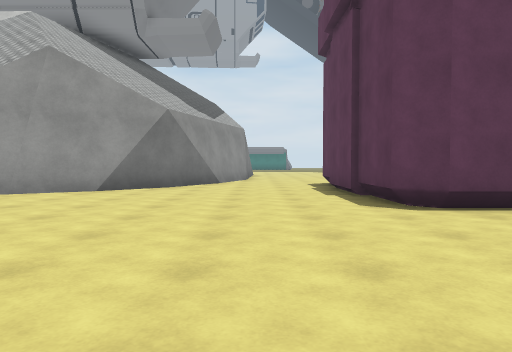
View 1 (above)

24 first-person views from a walk through a Unity game level. The camera is 1.2 m above the floor, tilts 2° down and sees 70° across. The floor is counted in squares, 2 m on a side. Each view is taken from the middle of a square. On the plan, view 1 faces up. The plan holds only what a view shows up to about 10 squares ahead; the rest is blank. The place goes on beyond the plan. The player is left out. Some surface patterns are stand-ins.

View 2
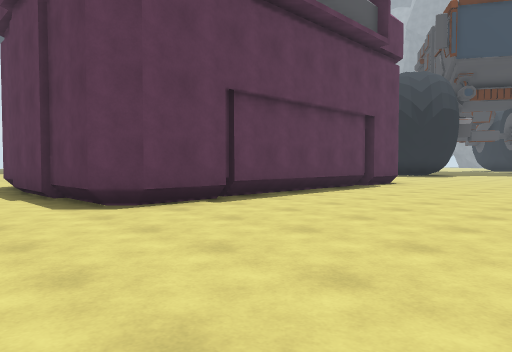

View 3
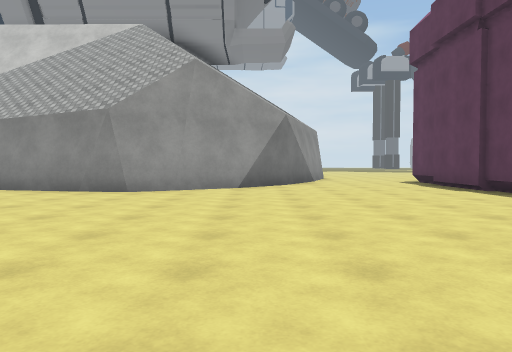

View 4
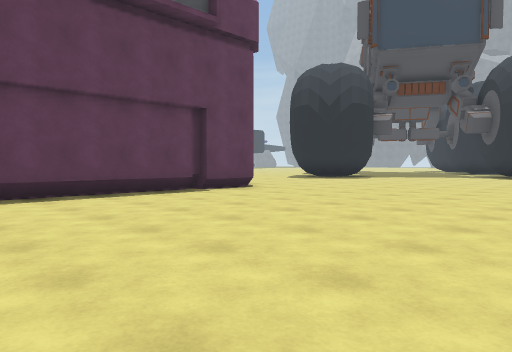

View 5
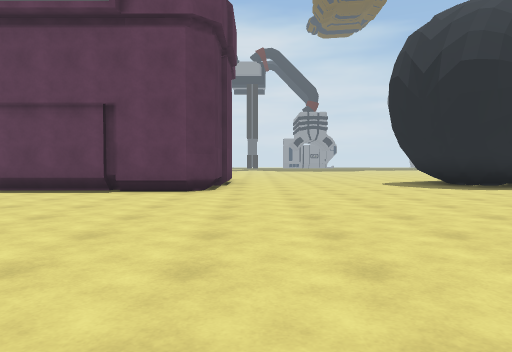

View 6
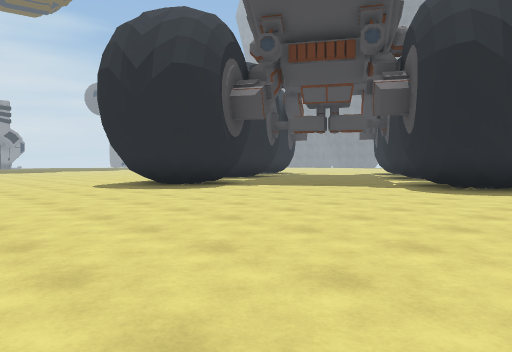

View 7
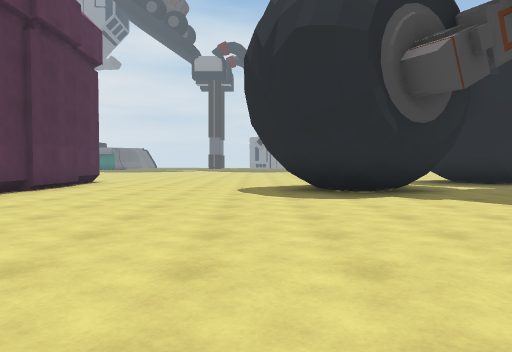

View 8
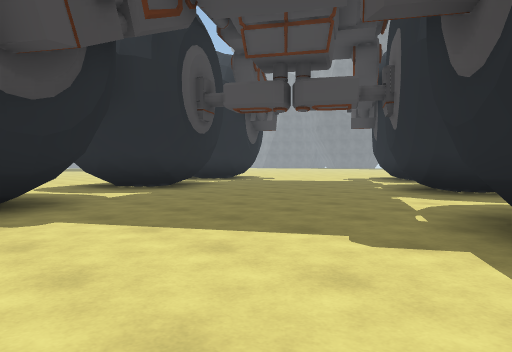

View 9
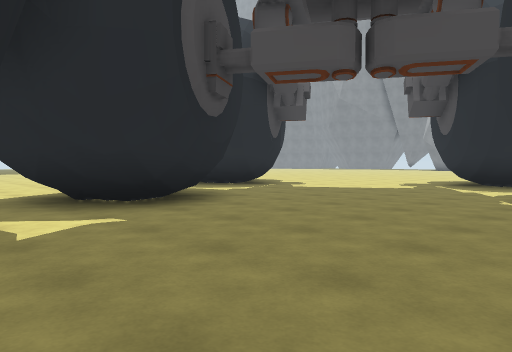

View 10
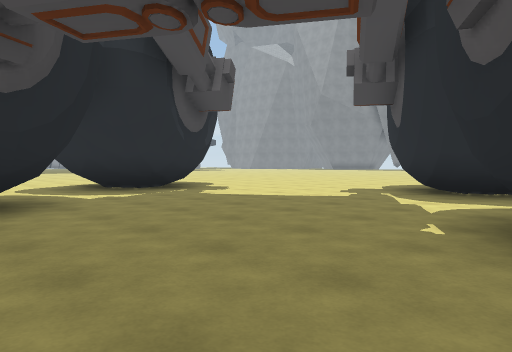

View 11
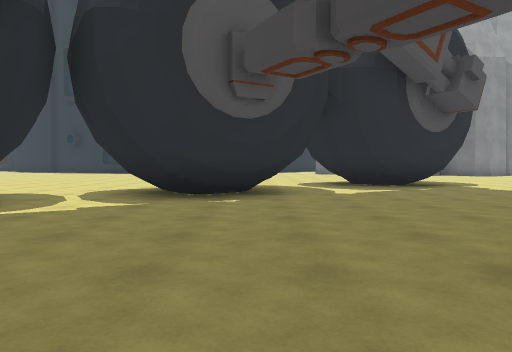

View 12
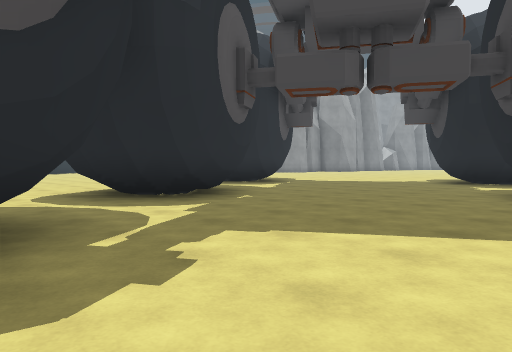

View 13
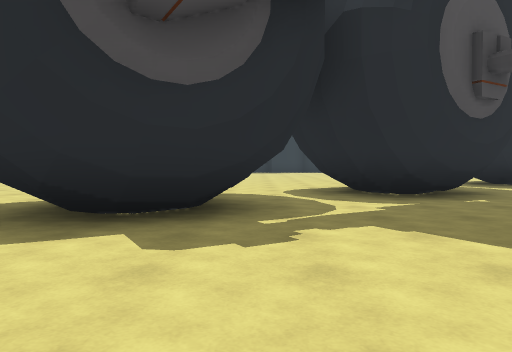

View 14
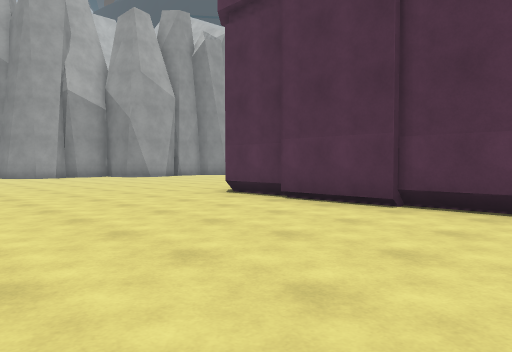

View 15
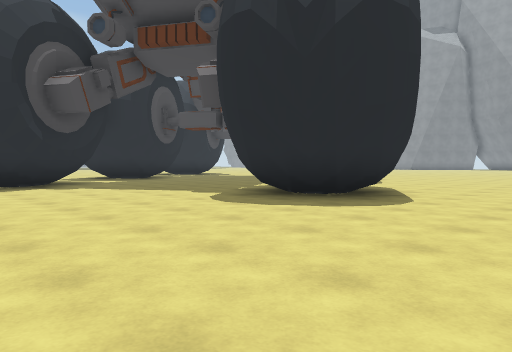

View 16
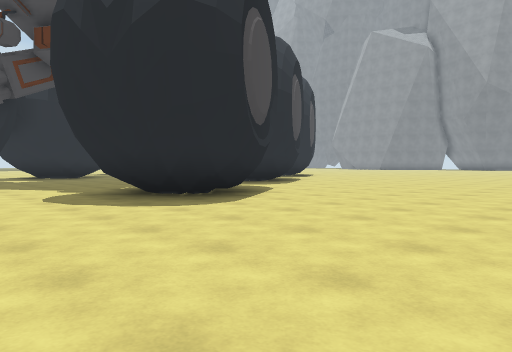

View 17
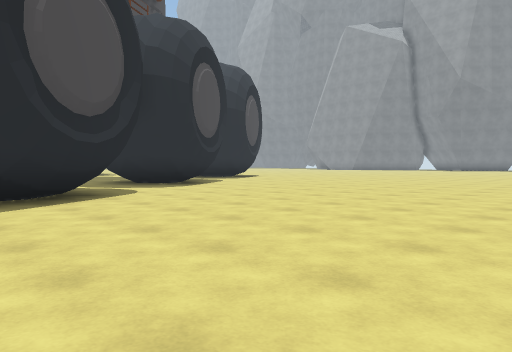

View 18
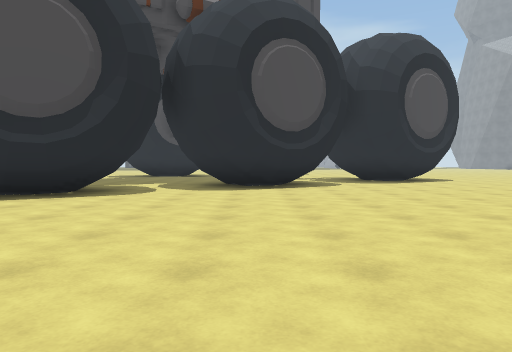

View 19
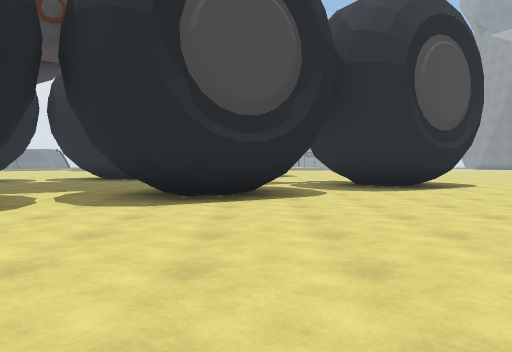

View 20
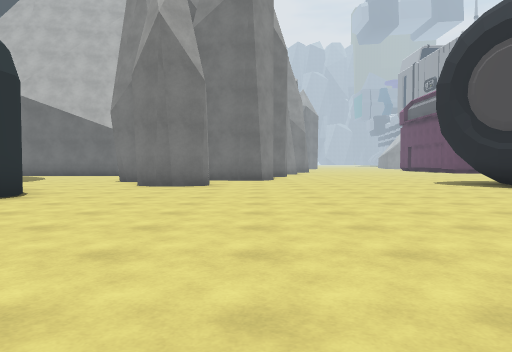

View 21
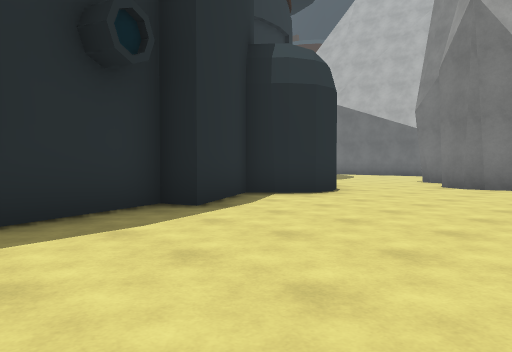

View 22
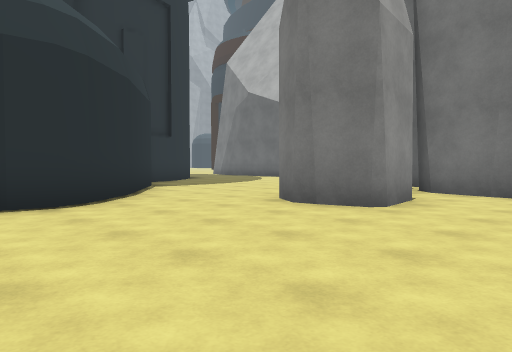

View 23
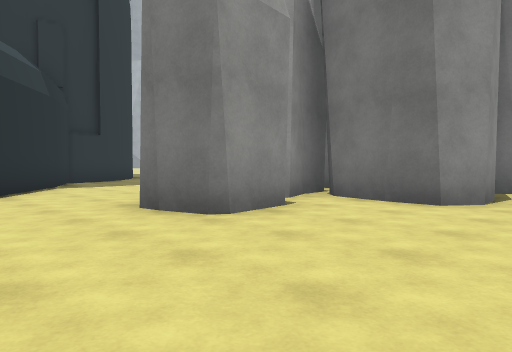

View 24
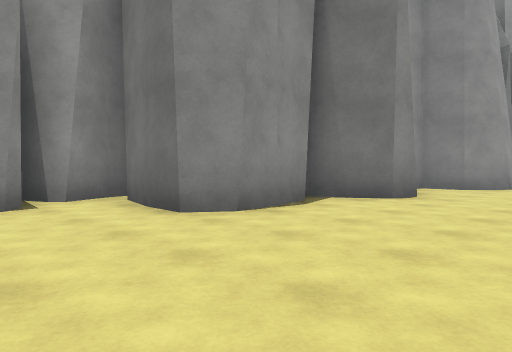

### Floor plan
Key: @ floor where view 1 was taken; # wall or solid block; . floor; T thing the floor can be seen under or through.
Columns run from 7 left of view 1 to 32 right of it. Each row starts with its distance up from view 1.
 11                     ....        ......
 10      #...#        #.....   .####.......
  9     ##...#        #......  ..###........
  8   ###....#        #.....####...........#
  7 ###......#        #.....####.........TT#
  6 .........#        #.....###..........T #
  5 .........##########...............TT.TT#
  4 ................................#T TT...
  3  ...............................#T TT...
  2   ...........................###.TTT....
  1   ..........................####........
  0    ... @....................####........
 -1     .      .................###........
 -2            ....   .....................
 -3                    .   ................
 -4                      ...................
 -5                    #....................
 -6                    ##.##...............
 -7                        ####.............
 -8                           #.............
 -9                           ####..........
-10                         ######..........
-11                             ..........#
-12                            .....#######
-13                            ....##
-14                            ...##
-15                             .##

Positions as (right, up) in squares from view 1, and headings:
1: (0, 0), facing up
2: (0, 0), facing up-right
3: (-3, -1), facing up
4: (4, -2), facing up-right
5: (12, -3), facing up
6: (12, -2), facing up-right
7: (16, -1), facing up
8: (18, 1), facing up-right
9: (20, 4), facing up-right
10: (23, 4), facing up-right
11: (26, 11), facing down
12: (31, 10), facing down-left
13: (30, 11), facing down
14: (16, 11), facing down-left
15: (16, -4), facing up-right
16: (18, -6), facing up-right
17: (21, -7), facing up-right
18: (27, -7), facing up
19: (28, -4), facing up
20: (32, -7), facing left
21: (32, -7), facing down-left
22: (27, -6), facing down-left
23: (25, -5), facing down-left
24: (22, -3), facing down-left
